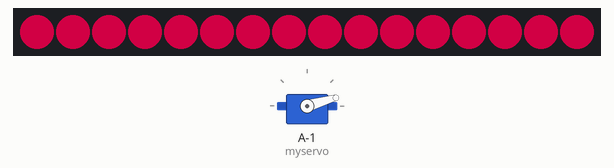
This sketch was run on a simulated ATtiny85, built with avr-gcc and run on an emulated ATtiny85. On the bench: servo, 16 RGB LEDs in strip order, left to right. Dim RGB values are drawn brighter than linear; the local clock reads 2024-03-15 10:24:30 at power-on unless the sketch sets it; what the sketch prints to the serial monitor is not drawn.

Above: at 0.66 s.
At 11.06 s:
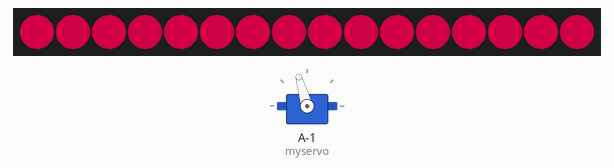
At 31.36 s:
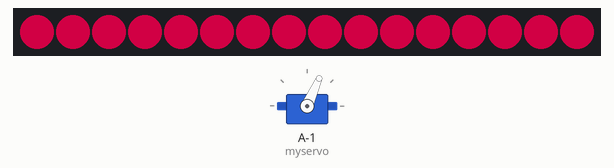
Timing chart, 0 to 33.4 s (numbered marks = the images above):
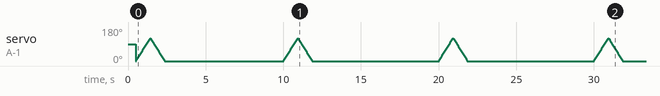

The sketch:

now.ino
```cpp
// now.pde
// Prints a snapshot of the current date and time along with the UNIX time
// Modified by Andy Wickert from the JeeLabs / Ladyada RTC library examples
// 5/15/11

#include <Wire.h>
#include "RTClib.h"
#include <Adafruit_NeoPixel.h>
#ifdef __AVR__
 #include <avr/power.h> // Required for 16 MHz Adafruit Trinket
#endif
#include <Servo.h>

Servo myservo;
RTC_DS3231 rtc;
int pos = 0;

// Which pin on the Arduino is connected to the NeoPixels?
#define PIN        14 // On Trinket or Gemma, suggest changing this to 1

// How many NeoPixels are attached to the Arduino?
#define NUMPIXELS 16 // Popular NeoPixel ring size
#define DELAYVAL 500 // Time (in milliseconds) to pause between pixels
Adafruit_NeoPixel pixels(NUMPIXELS, PIN, NEO_GRB + NEO_KHZ800);

void setup () {
  //SERVO
  myservo.attach(13);


  //RTC
  #if defined(__AVR_ATtiny85__) && (F_CPU == 16000000)
    clock_prescale_set(clock_div_1);
  #endif


  //PIXEL
  pixels.begin(); // INITIALIZE NeoPixel strip object (REQUIRED)
    Serial.begin(9600);
    Wire.begin();
    delay(500);
    Serial.println("Nano Ready!");
    if (! rtc.begin()) {
      Serial.println("Couldn't find RTC");
      while (1);
    }

  rtc.adjust(DateTime(__DATE__, __TIME__));
}
void loop () {


    DateTime now = rtc.now();
    if(now.second() % 10 == 0){
      pixels.setPixelColor(0, pixels.Color(120,0,39));
      pixels.setPixelColor(1, pixels.Color(120,0,39));
      pixels.setPixelColor(2, pixels.Color(120,0,39));
      pixels.setPixelColor(3, pixels.Color(120,0,39));
      pixels.setPixelColor(4, pixels.Color(120,0,39));
      pixels.setPixelColor(5, pixels.Color(120,0,39));
      pixels.setPixelColor(6, pixels.Color(120,0,39));
      pixels.setPixelColor(7, pixels.Color(120,0,39));
      pixels.setPixelColor(8, pixels.Color(120,0,39));
      pixels.setPixelColor(9, pixels.Color(120,0,39));
      pixels.setPixelColor(10, pixels.Color(120,0,39));
      pixels.setPixelColor(11, pixels.Color(120,0,39));
      pixels.setPixelColor(12, pixels.Color(120,0,39));
      pixels.setPixelColor(13, pixels.Color(120,0,39));
      pixels.setPixelColor(14, pixels.Color(120,0,39));
      pixels.setPixelColor(15, pixels.Color(120,0,39));
      pixels.show();

      for (pos = 0; pos <= 120; pos +=2) {  // goes from 0 degrees to 180 degrees
    // in steps of 1 degree
        myservo.write(pos);  // tell servo to go to position in variable 'pos'
        delay(15);            // waits 15ms for the servo to reach the position
       }
        for (pos = 120; pos >= 0; pos -= 2) {  // goes from 0 degrees to 180 degrees
    // in steps of 1 degree
        myservo.write(pos);  // tell servo to go to position in variable 'pos'
        delay(15);            // waits 15ms for the servo to reach the position
        }

     // delay(3000);
    }


    pixels.clear();
    pixels.show();
    Serial.print(now.year(), DEC);
    Serial.print('/');
    Serial.print(now.month(), DEC);
    Serial.print('/');
    Serial.print(now.day(), DEC);
    Serial.print(' ');
    Serial.print(now.hour(), DEC);
    Serial.print(':');
    Serial.print(now.minute(), DEC);
    Serial.print(':');
    Serial.print(now.second(), DEC);
    Serial.println();


}
```
